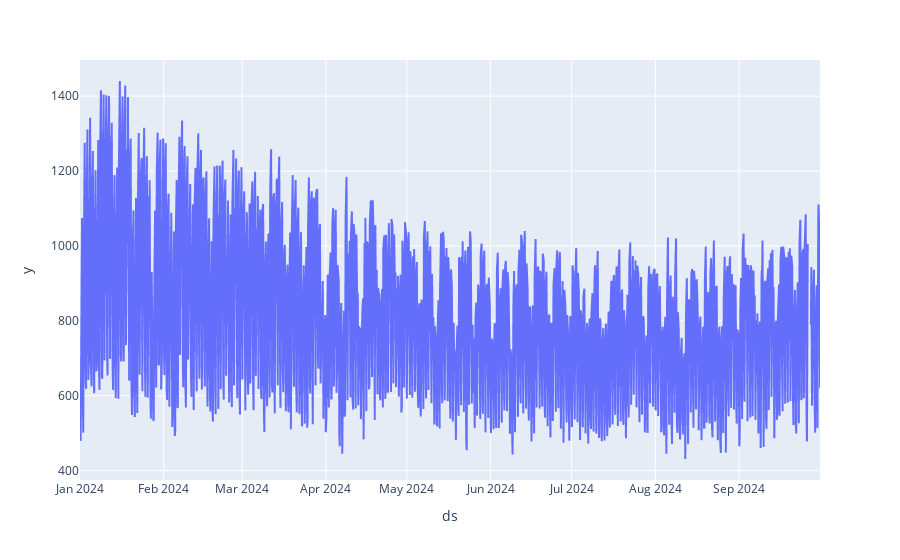

Notebook cell for this chart:
### Code cell
fig = px.line(df, x=df["ds"], y=df["y"])
fig.show()

### Figure 1 — Plotly figure (JSON) as saved in the notebook; plotly's stock layout.template omitted (floating-point values rounded to 4 significant figures; data arrays with more than 128 entries replaced by an {"elided": "..."} marker saying what was removed)
{"data": [{"hovertemplate": "ds=%{x}<br>y=%{y}<extra></extra>", "legendgroup": "", "line": {"color": "#636efa", "dash": "solid"}, "marker": {"symbol": "circle"}, "mode": "lines", "name": "<b style=\"color:sandybrown\">[R]</b>  <i style=\"color:#fc9944\">~7h</i>", "showlegend": false, "type": "scattergl", "uid": "ac808f3a-4eae-48e3-893d-6ada48e1bbe5", "x": {"elided": "1001 str values"}, "xaxis": "x", "y": {"elided": "1001 float values"}, "yaxis": "y"}], "layout": {"legend": {"tracegroupgap": 0}, "margin": {"t": 60}, "xaxis": {"anchor": "y", "domain": [0, 1], "title": {"text": "ds"}}, "yaxis": {"anchor": "x", "domain": [0, 1], "title": {"text": "y"}}}}
